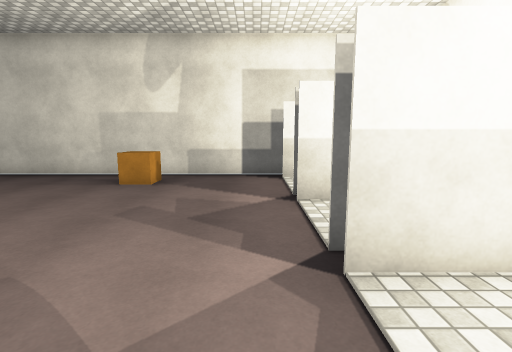
[1] (above)

13 first-person views from a walk through a Unity game level. The camera is 1.5 m above the floor, tilts 8° down and sees 85° across. The floor is counted in squares, 1 m on a side. Each view is taken from the middle of a square. On the plan, view 1 faces up. The plan holds only what a view shows up to about 14 squares ahead; the rest is blank. The player character is not drawn. Surface patterns are stand-ins for the level's own textures.

[2]
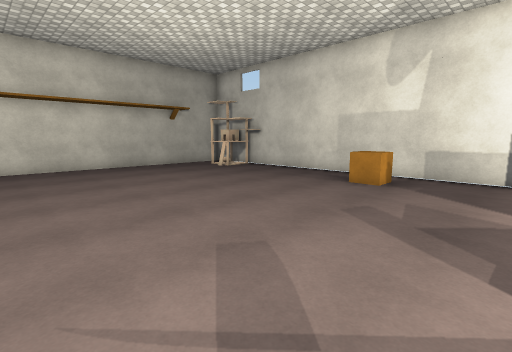

[3]
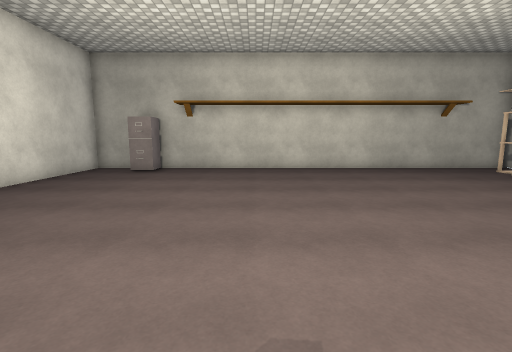

[4]
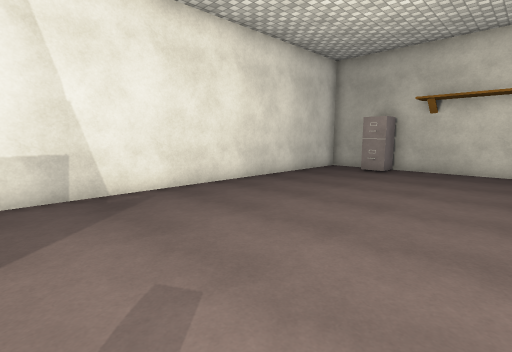

[5]
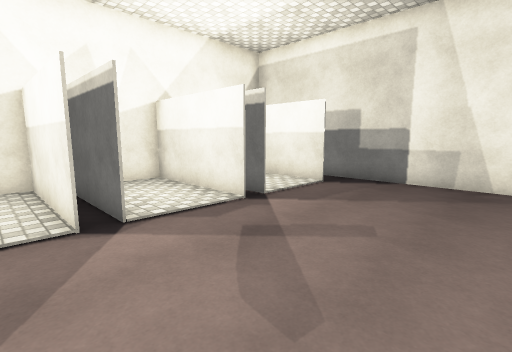

[6]
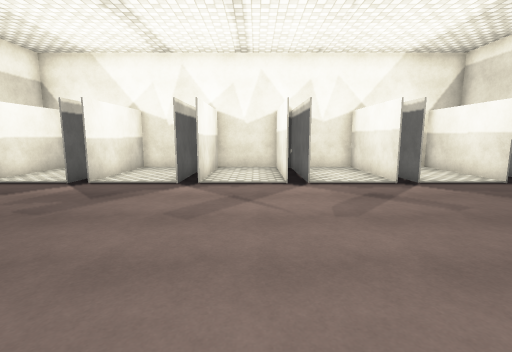

[7]
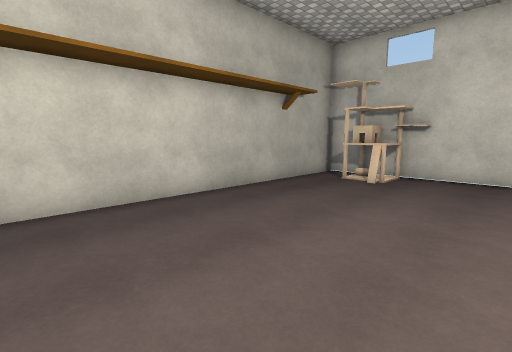

[8]
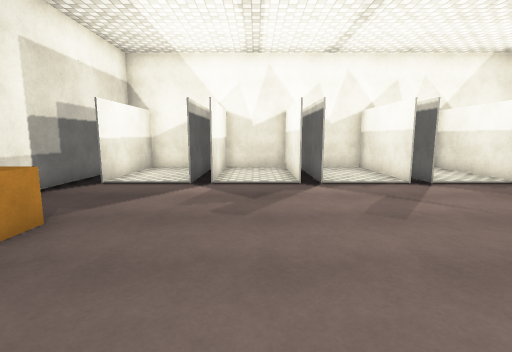

[9]
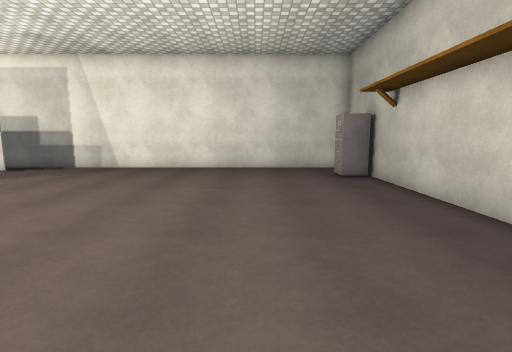

[10]
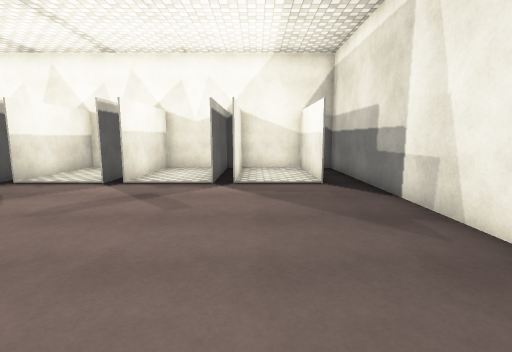

[11]
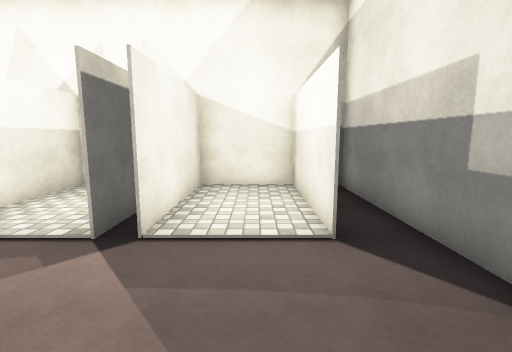

[12]
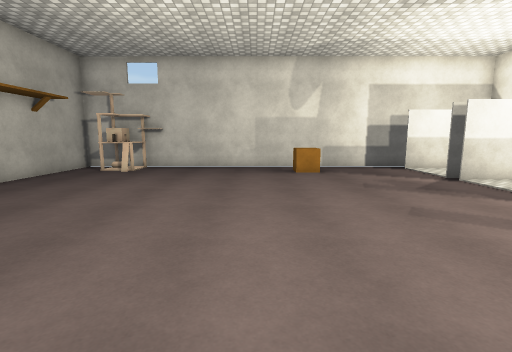

[13]
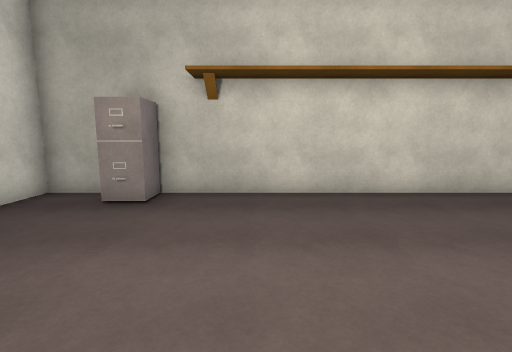

### Floor plan
Points are (right, up) in squares from view 1. A wall is a line through its corners. A room is listed if a view was taken in it or the views show most of it. See-through windows are left out.
Room 1 (views 1, 2, 3, 4, 5, 6, 7, 8, 9, 10, 11, 12, 13)
walls: (0.9, 0) (5.5, 0); (0.9, -0.7) (5.5, -0.7) (0.9, -0.7); (0.9, 2.9) (5, 2.9); (0.9, 3.6) (5.2, 3.6); (4.1, 3.5) (0.9, 3.5); (0.9, -7.1) (5.5, -7.1); (5.5, 2.8) (0.9, 2.8); (5.2, -3.6) (0.9, -3.6) (5.5, -3.6); (5, 7.1) (0.9, 7.1); (5.5, -4.3) (0.9, -4.3) (2.2, -4.3); (5.4, 8.1) (5.4, 10) (0.9, 10); (2.8, 11) (-14.4, 11) (-14.4, -8.6) (5.4, -8.6) (5.4, 6.4) (0.9, 6.4)
objects: cabinet (-14, -6) to (-13, -6); other object (-13, 9) to (-12, 10); brown box (-4, 9) to (-3, 10)

Positions as (right, up) in squares from view 1, and headings:
1: (0, 0), facing up
2: (0, 0), facing up-left
3: (-1, -1), facing left
4: (-1, -1), facing down-left
5: (-4, 1), facing down-right
6: (-8, 1), facing right
7: (-8, 0), facing up-left
8: (-8, 5), facing right
9: (-10, 5), facing down
10: (-8, -5), facing right
11: (-3, -6), facing right
12: (-6, -3), facing up
13: (-7, -3), facing left
